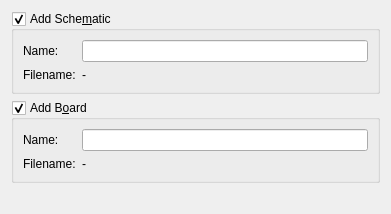
<?xml version="1.0" encoding="UTF-8"?>
<ui version="4.0">
 <class>librepcb::editor::NewProjectWizardPage_Initialization</class>
 <widget class="QWizardPage" name="librepcb::editor::NewProjectWizardPage_Initialization">
  <property name="geometry">
   <rect>
    <x>0</x>
    <y>0</y>
    <width>391</width>
    <height>214</height>
   </rect>
  </property>
  <property name="title">
   <string>Initialization</string>
  </property>
  <property name="subTitle">
   <string>Specify how the project should be initialized.</string>
  </property>
  <layout class="QVBoxLayout" name="verticalLayout">
   <item>
    <widget class="QGroupBox" name="cbxAddSchematic">
     <property name="title">
      <string>Add Sche&amp;matic</string>
     </property>
     <property name="checkable">
      <bool>true</bool>
     </property>
     <layout class="QFormLayout" name="formLayout_2">
      <item row="0" column="0">
       <widget class="QLabel" name="label_5">
        <property name="text">
         <string>Name:</string>
        </property>
       </widget>
      </item>
      <item row="0" column="1">
       <widget class="QLineEdit" name="edtSchematicName">
        <property name="maxLength">
         <number>250</number>
        </property>
       </widget>
      </item>
      <item row="1" column="0">
       <widget class="QLabel" name="label_6">
        <property name="text">
         <string>Filename:</string>
        </property>
       </widget>
      </item>
      <item row="1" column="1">
       <widget class="QLabel" name="lblSchematicFileName">
        <property name="minimumSize">
         <size>
          <width>200</width>
          <height>0</height>
         </size>
        </property>
        <property name="text">
         <string notr="true">-</string>
        </property>
       </widget>
      </item>
     </layout>
    </widget>
   </item>
   <item>
    <widget class="QGroupBox" name="cbxAddBoard">
     <property name="title">
      <string>Add B&amp;oard</string>
     </property>
     <property name="checkable">
      <bool>true</bool>
     </property>
     <layout class="QFormLayout" name="formLayout_3">
      <item row="0" column="0">
       <widget class="QLabel" name="label_7">
        <property name="text">
         <string>Name:</string>
        </property>
       </widget>
      </item>
      <item row="0" column="1">
       <widget class="QLineEdit" name="edtBoardName">
        <property name="maxLength">
         <number>250</number>
        </property>
       </widget>
      </item>
      <item row="1" column="0">
       <widget class="QLabel" name="label_8">
        <property name="text">
         <string>Filename:</string>
        </property>
       </widget>
      </item>
      <item row="1" column="1">
       <widget class="QLabel" name="lblBoardFileName">
        <property name="minimumSize">
         <size>
          <width>200</width>
          <height>0</height>
         </size>
        </property>
        <property name="text">
         <string notr="true">-</string>
        </property>
       </widget>
      </item>
     </layout>
    </widget>
   </item>
   <item>
    <spacer name="verticalSpacer">
     <property name="orientation">
      <enum>Qt::Vertical</enum>
     </property>
     <property name="sizeHint" stdset="0">
      <size>
       <width>20</width>
       <height>40</height>
      </size>
     </property>
    </spacer>
   </item>
  </layout>
 </widget>
 <resources/>
 <connections/>
</ui>
